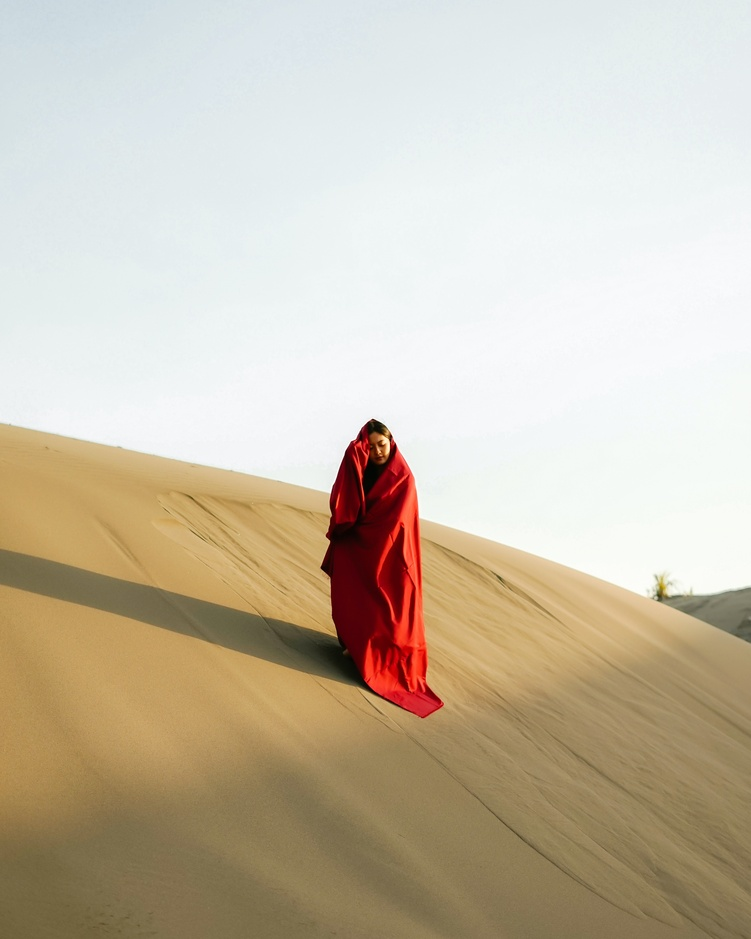
//> input picture Rafael/atividade4/resources/b.jpg, 751 x 939 px, shrunk from 3722 x 4652 before the run
$ ./main resources/b.jpg   (built with g++ and OpenCV 4)
//> lines starting //> are read from the running program, lines starting //| are printed output that depends on the picture
### Rafael/atividade4/main.h
#include <opencv2/opencv.hpp>
#include <utility>

namespace pdi
{

    // [91 lines left out: functions binarize, binarize_inv, changePixelGamma, changeImageGamma, window_filter, getImageLayers and 1 more, not called in this run]

    int BGRtoGrayMean(cv::Vec3b pixel)
    {
        return (pixel[2] + pixel[1] + pixel[0]) / 3;
    }

    int BGRtoGrayWeighted(cv::Vec3b pixel)
    {
        return 0.2989 * pixel[2] + 0.587 * pixel[1] + 0.114 * pixel[0];
    }

    void convToGray(cv::Mat &src, cv::Mat &dst, int (*func)(cv::Vec3b))
    {
        dst = cv::Mat::zeros(src.size(), CV_8UC1);
        for (int i = 0; i < src.rows; i++)
        {
            for (int j = 0; j < src.cols; j++)
            {
                cv::Vec3b pixel = src.at<cv::Vec3b>(i, j);
                dst.at<uchar>(i, j) = static_cast<uchar>(func(pixel));
            }
        }
    }

    // [15 lines left out: function filterHue, not called in this run]
}

namespace treat
{
    std::string getImageName(std::string filename)
    {
//> called with filename = "resources/b.jpg"
        int start = 0, end;
        for (int i = 0; i < filename.size(); i++)
        {
            if (filename[i] == '.')
            {
                end = i;
            }
        }
        for (int r = end; r >= 0; r--)
        {
            if (filename[r] == '/')
            {
                start = r + 1;
                break;
            }
        }

        return filename.substr(start, end - start);
    }
}

### Rafael/atividade4/main.cpp
#include <opencv2/opencv.hpp>
#include <iostream>
#include "main.h"

int main(int argc, char **argv)
{
    for (int i = 1; i < argc; i++)
    {
        std::string filename(argv[i]);
        std::string image_name = treat::getImageName(filename);
        std::string prefix("../generated/");
        system((std::string("rm -r ") + prefix + image_name).c_str());
        system((std::string("mkdir ") + prefix + image_name).c_str());
        cv::Mat src = cv::imread(filename);
//> src is the input picture: 939 rows x 751 cols, CV_8UC3; mean B, G, R 170.4, 190, 201.1
        // Mean
        cv::Mat gray_image_mean;
        pdi::convToGray(src, gray_image_mean, pdi::BGRtoGrayMean);
//> after the loop in convToGray, `for (int i = 0; i < src.rows; i++)`:
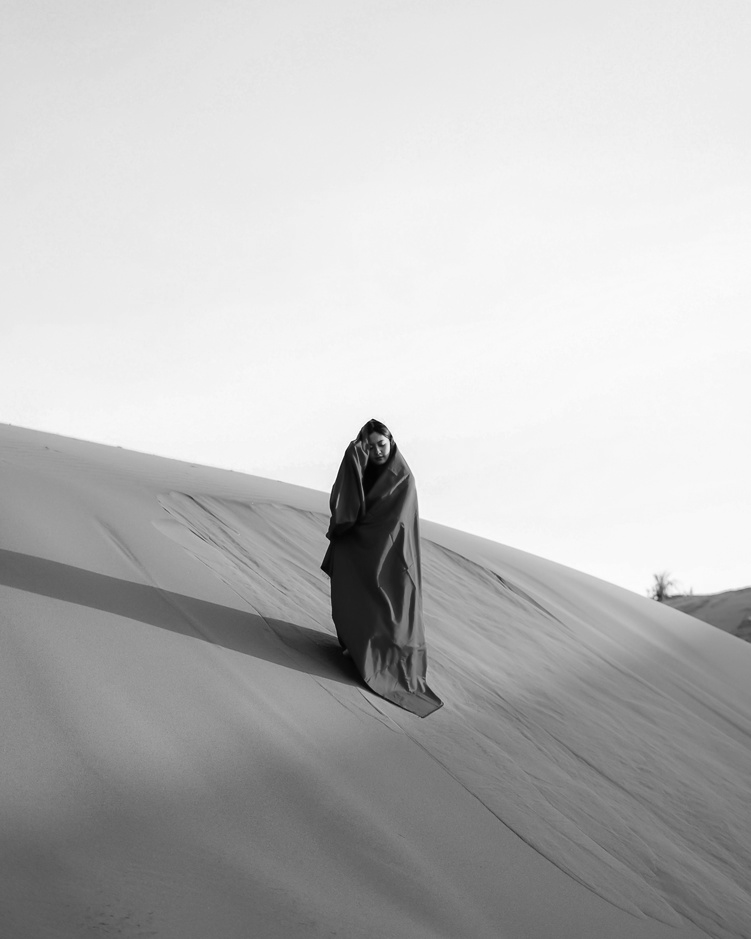
//> dst: 939 rows x 751 cols, CV_8UC1; min 2, max 254, mean 186.9
        cv::imwrite(prefix + image_name + std::string("/gray_mean.jpg"), gray_image_mean);
        // Weighted Mean
        cv::Mat gray_image_weighted;
        pdi::convToGray(src, gray_image_weighted, pdi::BGRtoGrayWeighted);
        cv::imwrite(prefix + image_name + std::string("/gray_weighted.jpg"), gray_image_weighted);
        // HSV image
        cv::Mat hsv_image;
        cv::cvtColor(src, hsv_image, cv::COLOR_BGR2HSV);
//> hsv_image: 939 rows x 751 cols, CV_8UC3; mean H, S, V 61.1, 58.8, 204.9
        cv::imwrite(prefix + image_name + std::string("/hsv.jpg"), hsv_image);
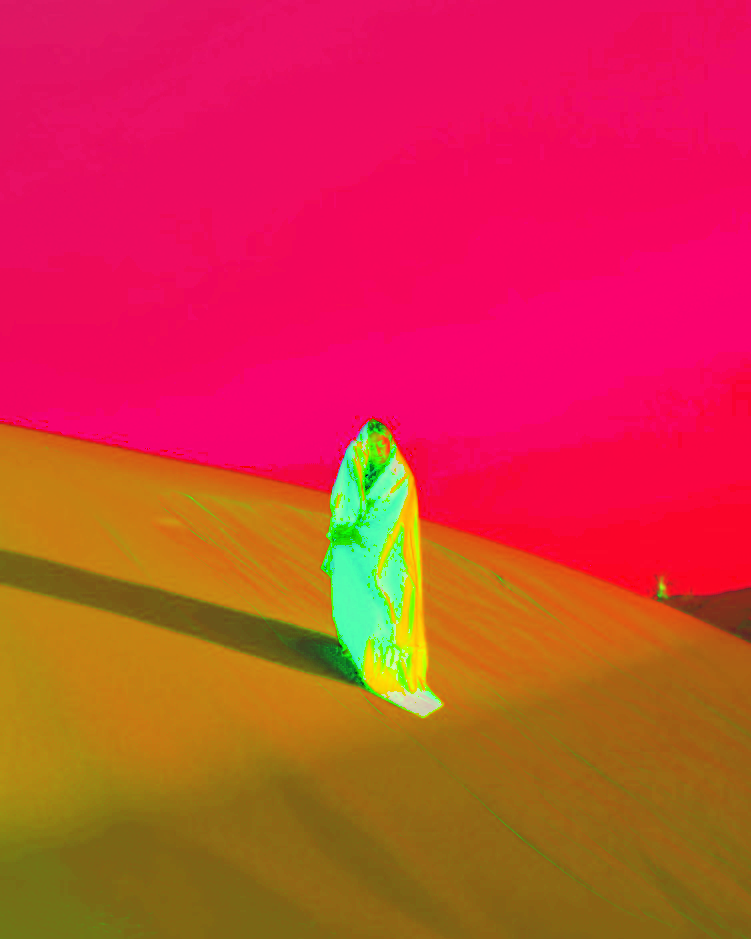
//> saved as hsv.jpg: 939 rows x 751 cols, CV_8UC3; mean B, G, R 61.1, 58.8, 204.9
        // Saving H, S and V separeted
        cv::Mat h_image(hsv_image.size(), CV_8UC1), s_image(hsv_image.size(), CV_8UC1), v_image(hsv_image.size(), CV_8UC1);
        cv::extractChannel(hsv_image, h_image, 0);
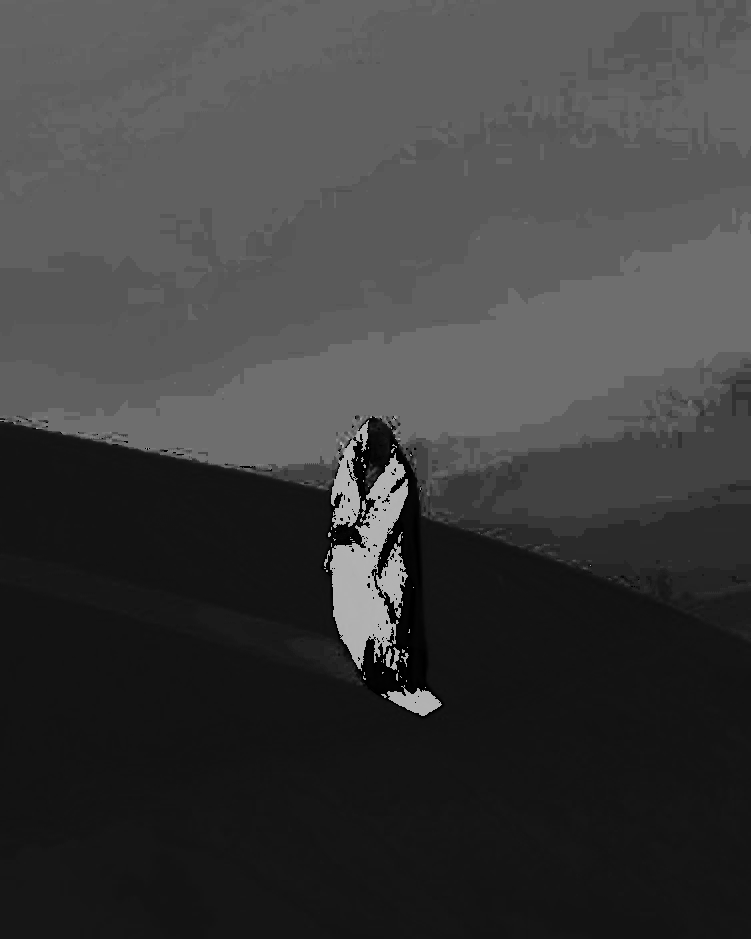
//> h_image: 939 rows x 751 cols, CV_8UC1; min 0, max 179, mean 61.1
        cv::imwrite(prefix + image_name + std::string("/h.jpg"), h_image);
        cv::extractChannel(hsv_image, s_image, 1);
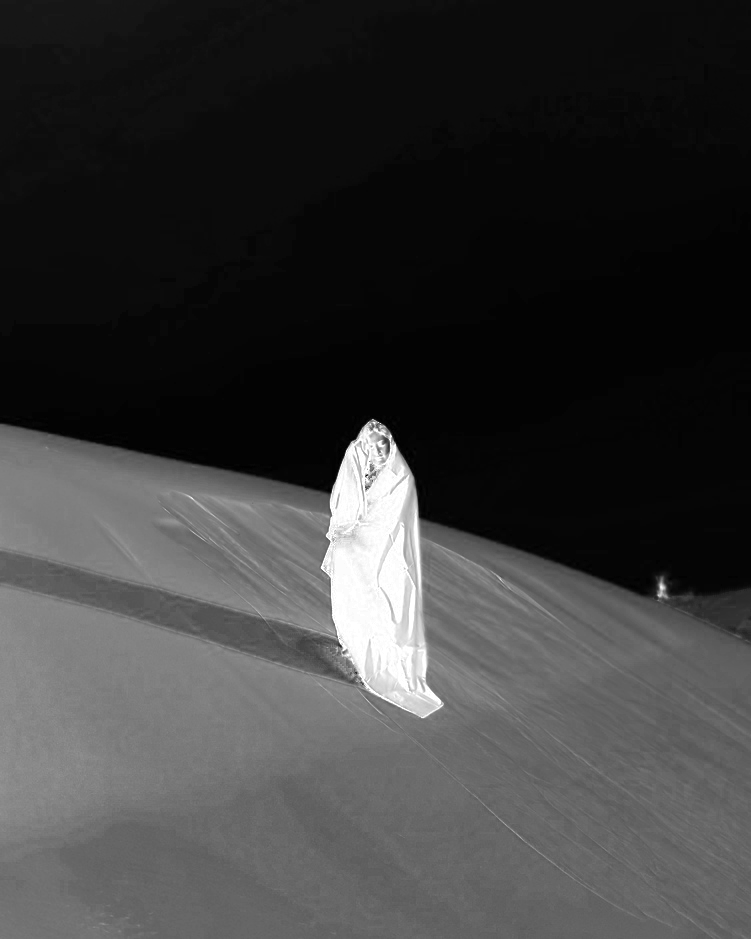
//> s_image: 939 rows x 751 cols, CV_8UC1; min 0, max 255, mean 58.8
        cv::imwrite(prefix + image_name + std::string("/s.jpg"), s_image);
        cv::extractChannel(hsv_image, v_image, 2);
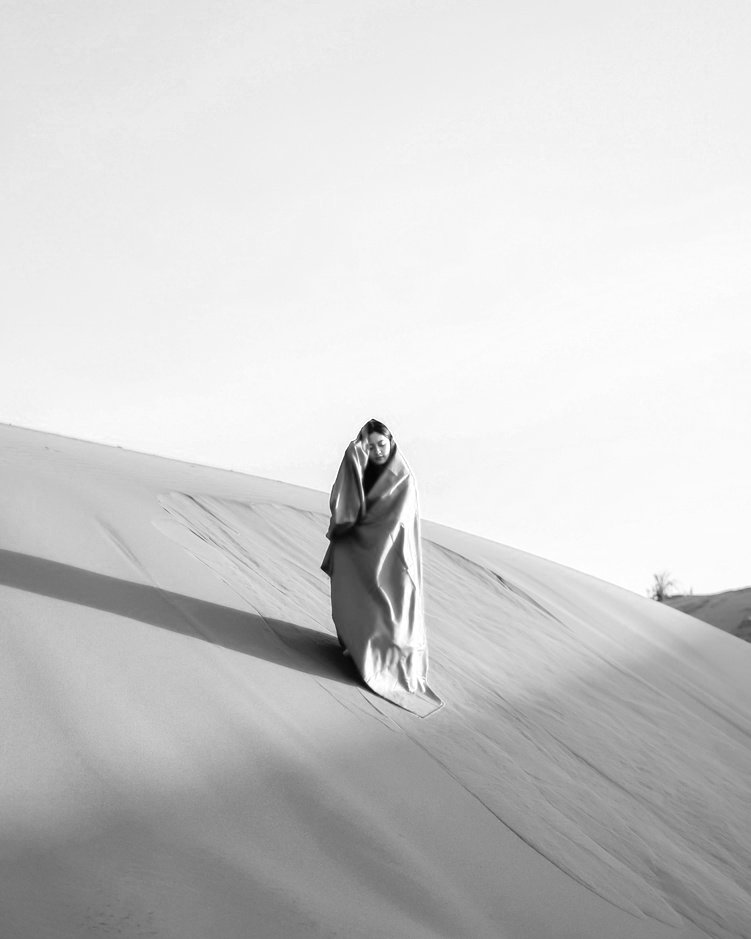
//> v_image: 939 rows x 751 cols, CV_8UC1; min 4, max 255, mean 204.9
        cv::imwrite(prefix + image_name + std::string("/v.jpg"), v_image);
        // Get colors
        cv::Mat colored;
        for (int i = 0; i < 180; i += 15)
        {
//> (the run ends here: the program needs code that is not available in this run, at `pdi::getColorRange(hsv_image, colored, i, i + 15);`)

$ run again, on Rafael/atividade4/resources/color_circle.jpeg
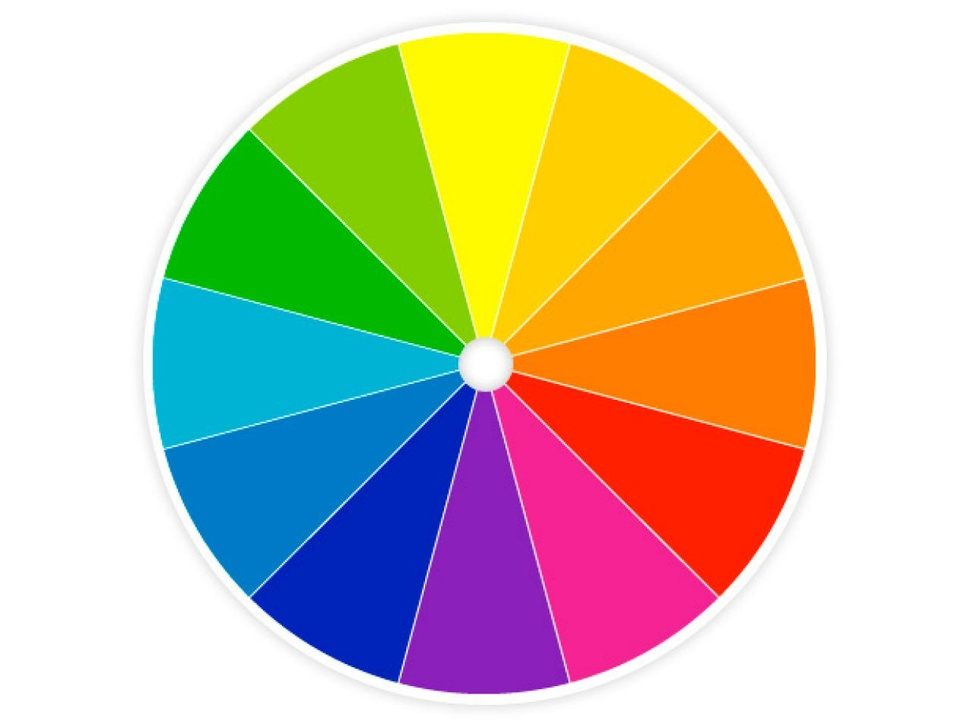
//> input picture Rafael/atividade4/resources/color_circle.jpeg, 970 x 727 px, shrunk from 1280 x 960 before the run
//> src is the input picture: 727 rows x 970 cols, CV_8UC3; mean B, G, R 169.9, 195.3, 203.6
//> after the loop in convToGray (call 2), `for (int i = 0; i < src.rows; i++)`:
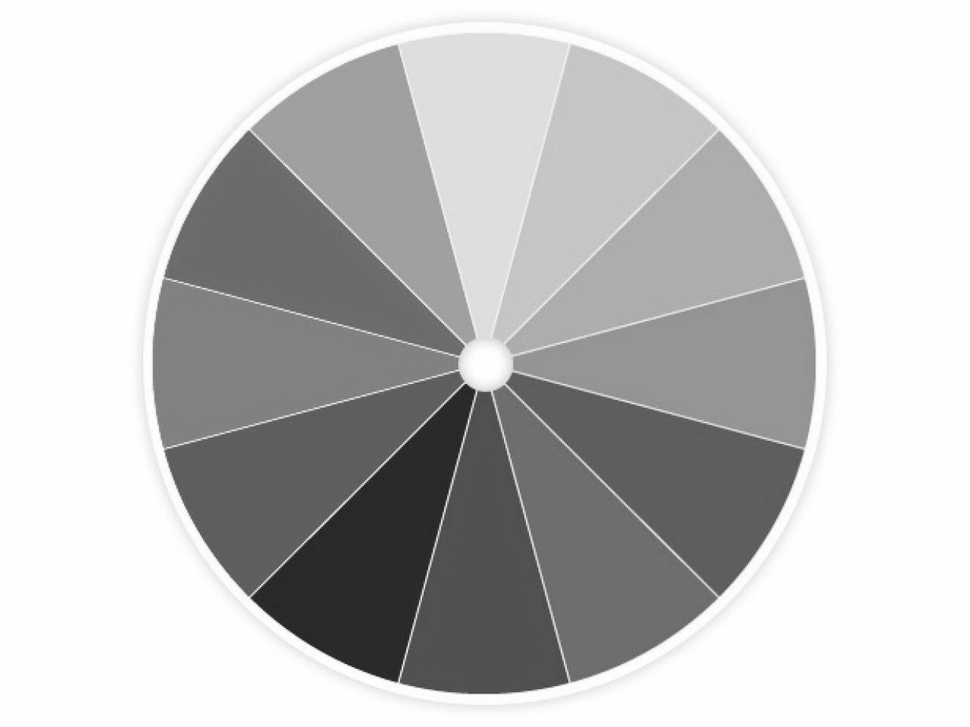
//> dst: 727 rows x 970 cols, CV_8UC1; min 23, max 254, mean 194.2
//> hsv_image: 727 rows x 970 cols, CV_8UC3; mean H, S, V 35.7, 118.2, 239.5
//> `cv::extractChannel(hsv_image, v_image, 2);`:
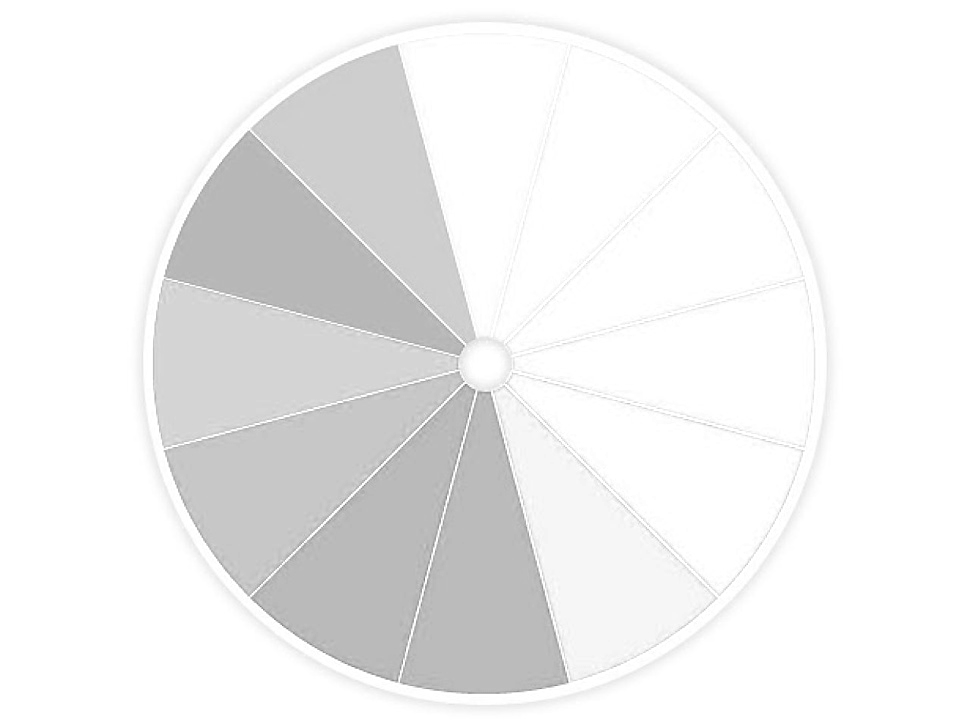
//> v_image: 727 rows x 970 cols, CV_8UC1; min 118, max 255, mean 239.5
